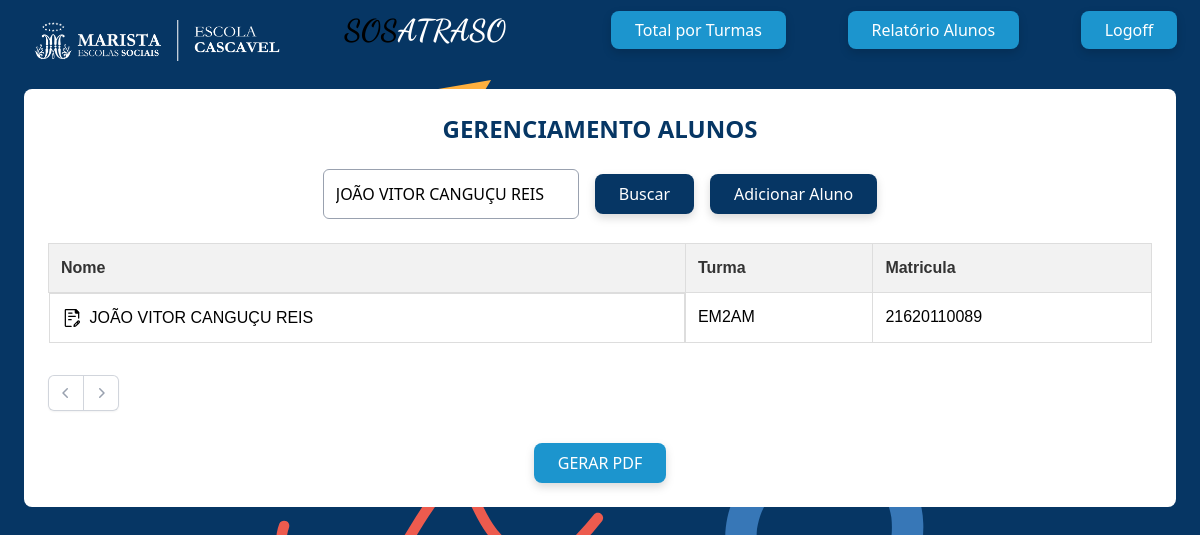
/admin/alunos/alunos.php?busca_nome=JOÃO VITOR CANGUÇU REIS (signed in), run on the app's committed database.
### tables this page shows
CREATE TABLE `alunos` (
  `matricula` varchar(120) NOT NULL,
  `nome` varchar(120) NOT NULL,
  `turma` varchar(50) NOT NULL
);

### admin/alunos/alunos.php (the view, shortened to what this page needs)
<?php
include('../../config/conexao.php');
include('../include/header.php');
$limit = 20;
$paginaAtual = isset($_GET['pagination']) ? (int)$_GET['pagination'] : 1;
$offset = ($paginaAtual - 1) * $limit;
$busca_nome = '';
if (isset($_POST['busca_nome'])) {
    $busca_nome = trim($_POST['busca_nome']);
    header("Location: ?pagination=1&busca_nome=" . urlencode($busca_nome));
    exit();
} elseif (isset($_GET['busca_nome'])) {
    $busca_nome = trim($_GET['busca_nome']);
}
$filtro_nome = "";
$params = [];
if (!empty($busca_nome)) {
    $filtro_nome = "WHERE nome LIKE :nome";
    $params[':nome'] = "%" . $busca_nome . "%";
}
$sqlRelatorio_sql = "SELECT * FROM alunos $filtro_nome ORDER BY nome ASC LIMIT $offset, $limit";
$stmtRelatorio = $pdo->prepare($sqlRelatorio_sql);
$stmtRelatorio->execute($params);
$dataRelatorio = $stmtRelatorio->fetchAll();
$sqlTotal = "SELECT COUNT(*) as total FROM sosatraso $filtro_nome";
$stmtTotal = $pdo->prepare($sqlTotal);
$stmtTotal->execute($params);
$totalRegistros = $stmtTotal->fetch()['total'];
$totalPaginas = ceil($totalRegistros / $limit);
?>
<div class="bg-white w-6xl mx-auto p-6 rounded-lg">
    <p class="text-2xl mx-auto text-center font-black text-marista mb-6">GERENCIAMENTO ALUNOS</p>
    <form method="post" class="mb-6 flex flex-col md:flex-row gap-4 items-center justify-center">
        <input type="text" name="busca_nome" placeholder="Buscar aluno pelo nome"
               value="<?php echo htmlspecialchars($busca_nome); ?>"
               class="border border-gray-400 rounded-md p-3 w-64">
        <button type="submit" class="bg-marista text-white px-6 py-2 rounded-lg drop-shadow-lg">Buscar</button>
        <a href="./addalunos.php" class="bg-marista text-white px-6 py-2 rounded-lg drop-shadow-lg">Adicionar Aluno</a>
    </form>
    <div id="resultados">
        <table class="table w-full text-left">
            <thead>
                <tr>
                    <th>Nome</th>
                    <th>Turma</th>
                    <th>Matricula</th>
                </tr>
            </thead>
            <tbody>
                <?php if (!empty($dataRelatorio)) {
                    foreach ($dataRelatorio as $dado) { ?>
                        <tr>
                            <td class="flex items-center gap-2">
                            <a href="./editalunos.php?matricula=<?php echo $dado['matricula']; ?>">
                                    <img src="../imagems/edit.svg" alt="editar" class="w-5 h-5 hover:scale-110 transition-transform duration-200">
                                </a>
                                <?php echo htmlspecialchars($dado['nome']); ?>
                            </td>
                            <td><?php echo htmlspecialchars($dado['turma']); ?></td>
                            <td><?php echo htmlspecialchars($dado['matricula']); ?></td>
                        </tr>
                <?php }
                } else { ?>
                    <tr><td colspan="4">Nenhum aluno encontrado!</td></tr>
                <?php } ?>
            </tbody>
        </table>
        <div class="mt-8">
            <nav class="isolate inline-flex -space-x-px rounded-md shadow-xs mx-auto justify-center flex" aria-label="Pagination">
                <?php
                $queryBase = "?busca_nome=" . urlencode($busca_nome) . "&pagination=";
                $prev = $paginaAtual - 1;
                $next = $paginaAtual + 1;
                ?>
                <a href="<?php echo ($prev >= 1) ? $queryBase . $prev : '#'; ?>"
                   class="relative inline-flex items-center rounded-l-md px-2 py-2 text-gray-400 ring-1 ring-gray-300 ring-inset hover:bg-gray-50">
                    <svg class="size-5" viewBox="0 0 20 20" fill="currentColor">
                        <path fill-rule="evenodd" d="M11.78 5.22a.75.75 0 0 1 0 1.06L8.06 10l3.72 3.72a.75.75 0 1 1-1.06 1.06l-4.25-4.25a.75.75 0 0 1 0-1.06l4.25-4.25a.75.75 0 0 1 1.06 0Z" clip-rule="evenodd" />
                    </svg>
                </a>
                <a href="<?php echo ($next <= $totalPaginas) ? $queryBase . $next : '#'; ?>"
                   class="relative inline-flex items-center rounded-r-md px-2 py-2 text-gray-400 ring-1 ring-gray-300 ring-inset hover:bg-gray-50">
                    <svg class="size-5" viewBox="0 0 20 20" fill="currentColor">
                        <path fill-rule="evenodd" d="M8.22 5.22a.75.75 0 0 1 1.06 0l4.25 4.25a.75.75 0 0 1 0 1.06l-4.25 4.25a.75.75 0 0 1-1.06-1.06L11.94 10 8.22 6.28a.75.75 0 0 1 0-1.06Z" clip-rule="evenodd" />
                    </svg>
                </a>
            </nav>
        </div>
        <div class="text-center mt-8">
            <a href="../relatorio_alunos.php?busca_nome=<?php echo urlencode($busca_nome); ?>" target="_blank">
                <button class="bg-marista2 text-white px-6 py-2 rounded-lg drop-shadow-lg">GERAR PDF</button>
            </a>
        </div>
    </div>
</div>

### css/geral.css (style rules this page uses)
body { background-color: #063664 !important; margin: 0; background-image: url(../imagens/grafismo_pag_login.svg); background-position: center; background-position-y: -20%; background-repeat: no-repeat; }

### admin/css/geral.css (style rules this page uses)
table { margin: 0 auto; width: 100%; border-collapse: collapse; margin-bottom: 20px; font-family: Arial, sans-serif; text-align: left; }
th, td { padding: 12px; border: 1px solid #ddd; }
th { background-color: #f2f2f2; color: #333; }

### data on the page
alunos: nome "JOÃO VITOR CANGUÇU REIS", turma "EM2AM", matricula "21620110089"
